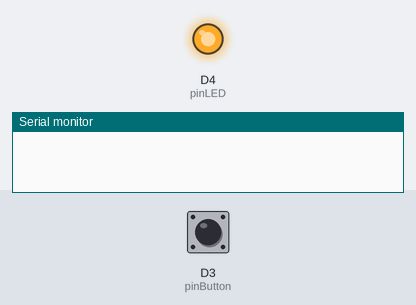
The sketch below on a simulated ESP8266 (Wemos D1 mini). On the bench: output pins drawn as LEDs (lit = HIGH), the last lines printed to the serial monitor. The inputs (shaded band) are chosen by the test bench; at power-on: D3 (pinButton) HIGH.

Above: at 1.2 s.
1.3 s: D3 (pinButton) pulled LOW for 0.15 s
At 1.38 s:
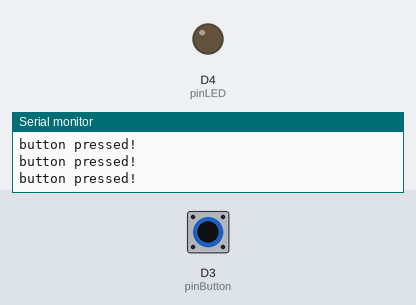
2.9 s: D3 (pinButton) pulled LOW for 3.2 s
At 7.3 s:
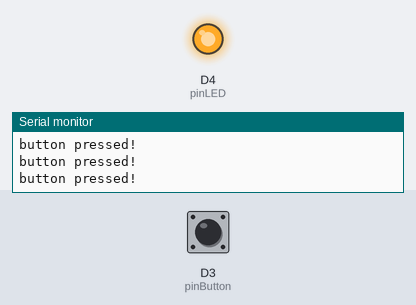
7.6 s: D3 (pinButton) driven LOW
At 8.2 s:
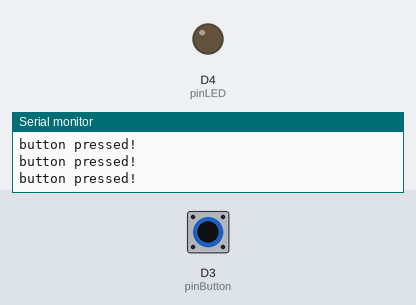
10.6 s: D3 (pinButton) driven HIGH
At 11.0 s:
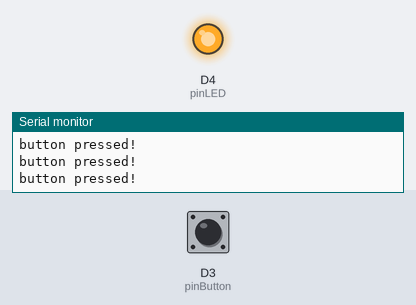
Timing chart, 0 to 13.1 s (numbered marks = the images above; inputs shaded):
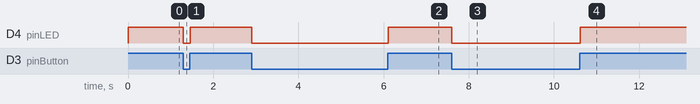

Measured:
- after the input at 1.3 s, D4 (pinLED): HIGH → LOW at once, → HIGH 0.16 s later
- after the input at 2.9 s, D4 (pinLED): HIGH → LOW at once, → HIGH 3.2 s later
- after the input at 7.6 s, D4 (pinLED): HIGH → LOW at once
- after the input at 10.6 s, D4 (pinLED): LOW → HIGH at once

The sketch:

D1_Ex03_DIO1.ino
```cpp
//_____D1_Ex03_DIO1.ino____________________________20160726_____
// Status of button (D3=DGPIO0) is shown on blue LED (D4=GPIO2)
// and Serial Port
// Hardware: WeMos D1 mini
//           1-Button Shield
const int pinButton=D3;
const int pinLED=D4;

void setup() {
 Serial.begin(9600);              // init serial comm 9600 bps
 pinMode(pinLED, OUTPUT);
 pinMode(pinButton, INPUT);
}

void loop() {
 int button_;
 button_= digitalRead(pinButton);
 digitalWrite(pinLED, button_);
 if(button_==0)
  Serial.println("button pressed!");
}
```
